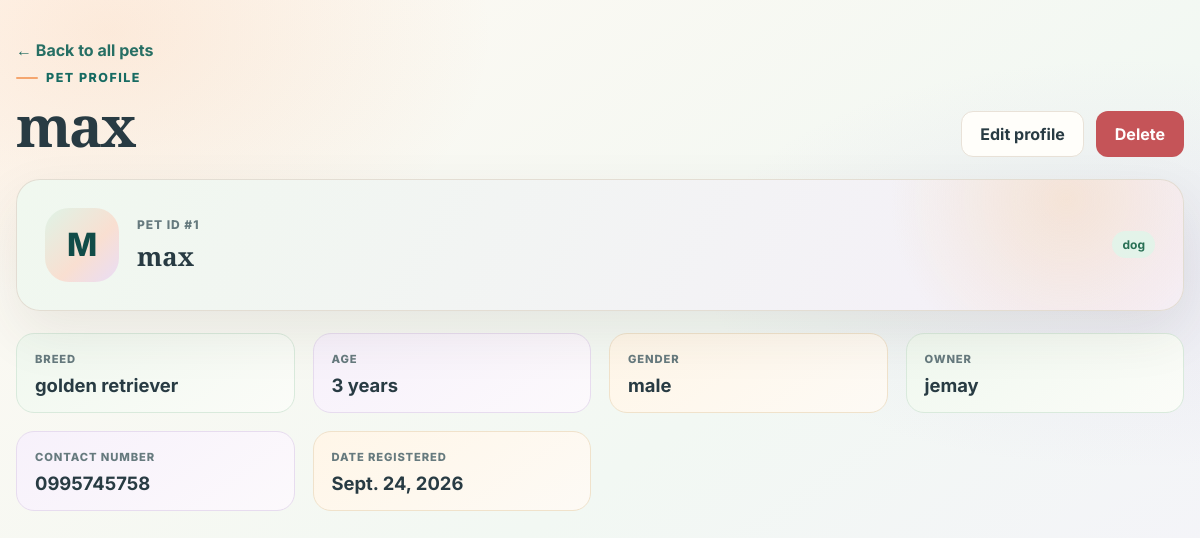
Page /pets/2/ on the committed database.
### Elemino_project/Elemino_app/models.py (models this page shows, shortened)
class Performance(models.Model):
    pet_id = models.IntegerField(unique=True)
    pet_name = models.CharField(max_length=100)
    pet_type = models.CharField(max_length=100)
    breed = models.CharField(max_length=100)
    age = models.IntegerField()
    gender = models.CharField(max_length=100)
    owner_name = models.CharField(max_length=100)
    contact_number = models.CharField(max_length=100)
    date_registered = models.DateField()
    class Meta:
        ordering = ['pet_name']

### Elemino_project/Elemino_app/views.py (the view)
# urls.py: path('pets/<int:pk>/', views.pet_detail, name='pet_detail'),
def pet_detail(request, pk):
    pet = get_object_or_404(Performance, pk=pk)
    return render(request, 'Elemino_app/pet_detail.html', {'pet': pet})

### Elemino_project/Elemino_app/templates/Elemino_app/pet_detail.html (shortened to what this page needs)
{% load static %}
<!DOCTYPE html>
<html lang="en">
<head>
    <link rel="stylesheet" href="{% static 'Elemino_app/styles.css' %}">
</head>
<body>
    <main class="shell detail-shell">
        <header class="page-header detail-header">
            <div class="header-copy">
                <a class="back-link" href="{% url 'pet_list' %}">← Back to all pets</a>
                <p class="eyebrow">Pet profile</p>
                <h1>{{ pet.pet_name }}</h1>
            </div>
            <div class="action-group">
                <a class="secondary-button" href="{% url 'pet_update' pet.pk %}">Edit profile</a>
                <a class="danger-button" href="{% url 'pet_delete' pet.pk %}">Delete</a>
            </div>
        </header>
        <section class="hero-card" aria-label="Pet overview">
            <div class="pet-profile">
                <div class="pet-profile-main">
                    <div class="pet-spotlight">{{ pet.pet_name|first|upper }}</div>
                    <div>
                        <p class="meta-line">Pet ID #{{ pet.pet_id }}</p>
                        <h2>{{ pet.pet_name }}</h2>
                    </div>
                </div>
                <span class="pet-type">{{ pet.pet_type }}</span>
            </div>
        </section>
        <section class="info-grid" aria-label="Pet details">
            <article class="info-card">
                <div class="label">Breed</div>
                <div class="value">{{ pet.breed }}</div>
            </article>
            <article class="info-card">
                <div class="label">Age</div>
                <div class="value">{{ pet.age }} years</div>
            </article>
            <article class="info-card">
                <div class="label">Gender</div>
                <div class="value">{{ pet.gender }}</div>
            </article>
            <article class="info-card">
                <div class="label">Owner</div>
                <div class="value">{{ pet.owner_name }}</div>
            </article>
            <article class="info-card">
                <div class="label">Contact Number</div>
                <div class="value">{{ pet.contact_number }}</div>
            </article>
            <article class="info-card">
                <div class="label">Date Registered</div>
                <div class="value">{{ pet.date_registered }}</div>
            </article>
        </section>
    </main>
</body>
</html>

### rows in the picture
Performance: pet_name "max", pet_name|first "M", pet_id "1", pet_type "dog", breed "golden retriever", age "3", gender "male", owner_name "jemay", contact_number "0995745758", date_registered "Sept. 24, 2026"
